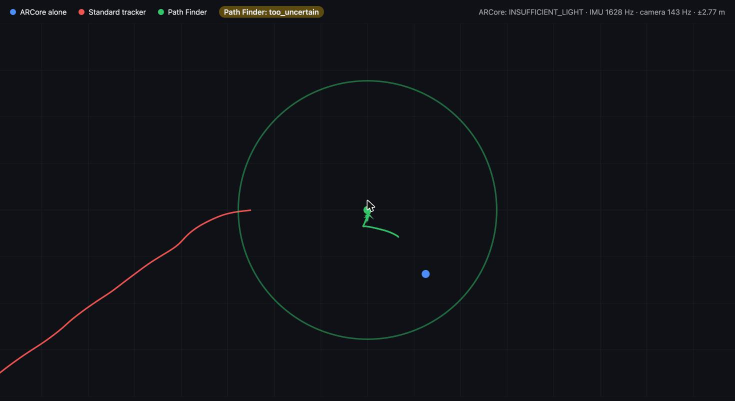
#> input picture deck/img/localhost_live_blackout.jpg, 1470 x 801 px (shown at 1/2 size)
$ python -i camera.py   (imports and definitions only)
#> lines starting #> are read from the running program, lines starting #| are printed output that depends on the picture
"""Camera side: a health score measured from the image, and the visual position fixes.

``image_health`` works on any grayscale frame (real Aria / EuRoC frames or our synthetic
ones). It looks at three things a tracker needs: enough light, sharp edges, and enough
trackable corners. It runs before fusion, so a bad frame is down-weighted before it can
pull the trajectory off.

On datasets without images (TLIO) we degrade a textured frame per the fault schedule and
measure its health with the same function; the fix noise also grows with darkness and blur,
as a real tracker's would.
"""

import numpy as np
from scipy import ndimage

CAM_RATE = 10.0          # visual fixes per second (typical for headset relocalisation)
FIX_STD = 0.03           # metres, clean visual fix noise


def image_health(img: np.ndarray) -> dict:
    img = img.astype(np.float32)
    if img.max() > 1.5:
        img = img / 255.0
    brightness = float(img.mean())
#> brightness = 0.0726
    smooth = ndimage.gaussian_filter(img, 1.0)          # ignore pixel noise, keep real edges
    smooth = smooth / max(brightness, 0.05) * 0.5       # contrast relative to exposure
    sharp = float(ndimage.laplace(smooth).var())
#> sharp = 0.0117
    gx, gy = ndimage.sobel(smooth, 1), ndimage.sobel(smooth, 0)
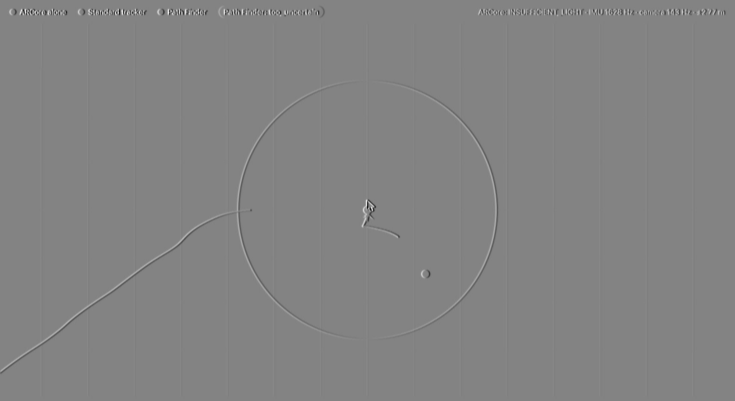
#> gx: shape (801, 1470) float32 (shown at 1/2 size); min -13.7, max 12.94, mean -7.97e-05; drawn with min black and max white
    sxx = ndimage.uniform_filter(gx * gx, 5)
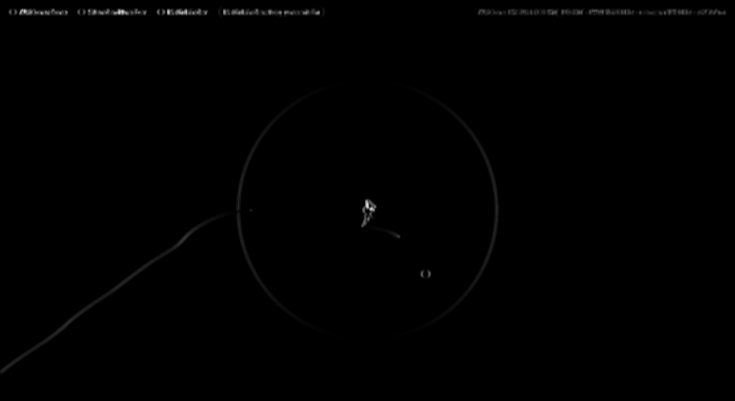
#> sxx: shape (801, 1470) float32 (shown at 1/2 size); min -2.22e-16, max 78.68, mean 0.3; drawn with min black and max white
    syy = ndimage.uniform_filter(gy * gy, 5)
    sxy = ndimage.uniform_filter(gx * gy, 5)
    tr, det = sxx + syy, sxx * syy - sxy * sxy
    lam_min = tr / 2 - np.sqrt(np.maximum(tr * tr / 4 - det, 0))
    peaks = (lam_min == ndimage.maximum_filter(lam_min, 7)) & (lam_min > 0.01)
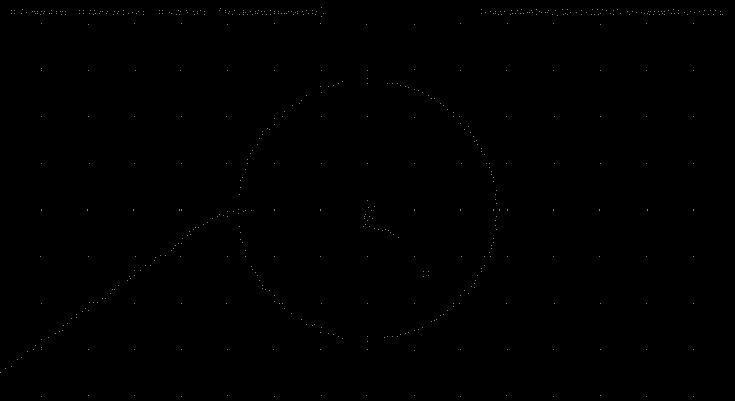
#> peaks: shape (801, 1470) bool (shown at 1/2 size); 0.05% white in thin lines or dots
    corners = int(peaks.sum())
#> corners = 602
    s_b = np.clip((brightness - 0.05) / 0.15, 0, 1)
#> s_b = 0.15
    s_s = np.clip((sharp - 0.0002) / 0.0004, 0, 1)
#> s_s = 1
    s_c = np.clip(corners / 40.0, 0, 1)
#> s_c = 1
    return {"brightness": brightness, "sharpness": sharp, "corners": corners,
            "score": float(s_b * s_s * s_c)}


# [44 lines left out: functions textured_frame, degrade, visual_fixes, not called in this run]


def frame_times(t: np.ndarray) -> np.ndarray:
    step = max(int(round((1 / CAM_RATE) / np.median(np.diff(t)))), 1)
    return t[::step]


# ---------------------------------------------------------------------------------------------
# Trust calibration: how wrong is a visual fix, as a function of the measured health score?
# Learned once on TRAINING sequences, then the filter uses the table instead of a hand-set rule.

TRUST_PATH = "models/camera_trust.json"
BINS = [0.0, 0.02, 0.05, 0.1, 0.2, 0.35, 0.5, 0.7, 0.85, 0.97, 1.01]


# [48 lines left out: functions calibrate_trust, load_trust, not called in this run]

>>> import cv2
>>> picture = cv2.imread('../deck/img/localhost_live_blackout.jpg', cv2.IMREAD_GRAYSCALE)
>>> result = image_health(picture)
#> result = {'brightness': 0.0726, 'sharpness': 0.0117, 'corners': 602, 'score': 0.15}
